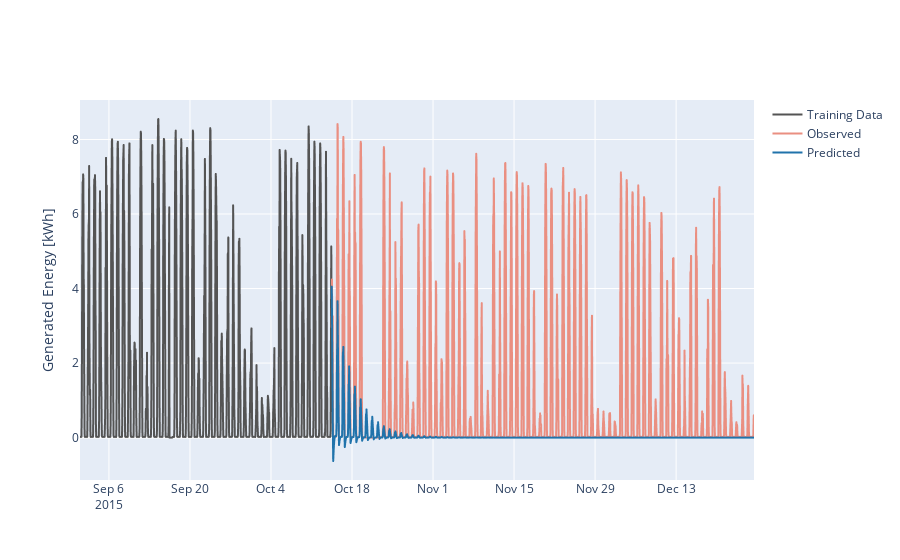

The code cell stored with this chart in its notebook:
### Code cell
fig = go.Figure(go.Scattergl(
    x=train_df[september_start:].index,
    y=train_df['Generated Energy'][september_start:],
    name="Training Data",
    line=dict(color='rgb(84, 84, 84)')
))

fig.add_trace(go.Scattergl(
    x=validation_df.index,
    y=validation_df['Generated Energy'],
    name="Observed",
    line=dict(color='rgb(234,143,129)')
))

fig.add_trace(go.Scattergl(
    x=forecast_first_sarima_val.index,
    y=forecast_first_sarima_val['Prediction'],
    name="Predicted",
    line=dict(color='rgb(32,115,171)')
))

fig.update_yaxes(title="Generated Energy [kWh]")
fig.update_layout(template="plotly",
                legend=dict(orientation="h",
                yanchor="bottom",
                y=1,
                xanchor="left",
                x=0))

fig.write_html("NEW_ARIMA_FIGS/first_sarima_production.html")
fig.show()

### Figure 1 — Plotly figure (JSON) as saved in the notebook; plotly's stock layout.template omitted (floating-point values rounded to 4 significant figures; data arrays with more than 128 entries replaced by an {"elided": "..."} marker saying what was removed)
{"data": [{"line": {"color": "rgb(84, 84, 84)"}, "name": "Training Data", "x": {"elided": "1044 str values"}, "y": {"elided": "1044 float values"}, "type": "scattergl"}, {"line": {"color": "rgb(234,143,129)"}, "name": "Observed", "x": {"elided": "1752 str values"}, "y": {"elided": "1752 float values"}, "type": "scattergl"}, {"line": {"color": "rgb(32,115,171)"}, "name": "Predicted", "x": {"elided": "1752 str values"}, "y": {"elided": "1752 float values"}, "type": "scattergl"}], "layout": {"yaxis": {"title": {"text": "Generated Energy [kWh]"}}}}
